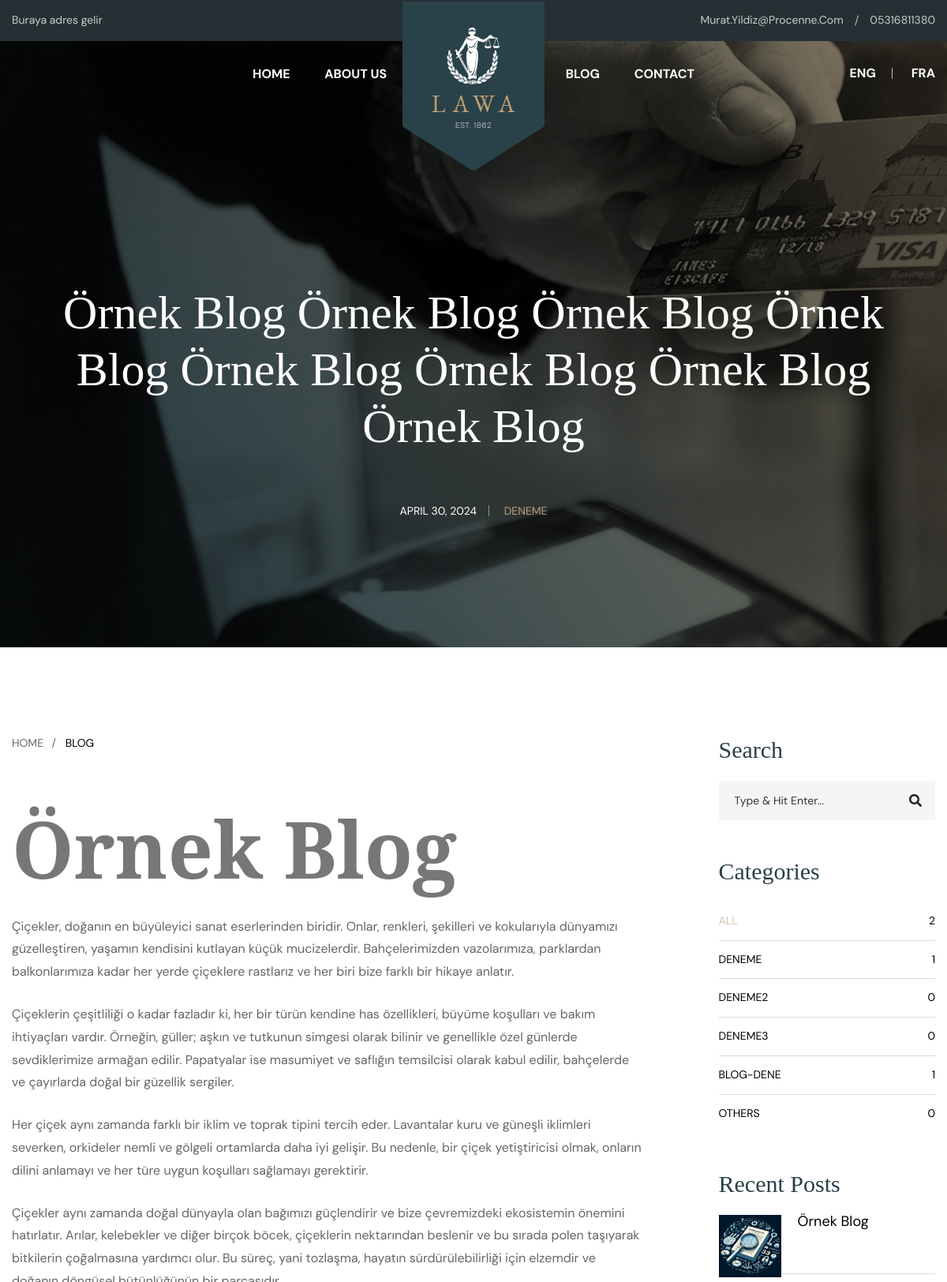
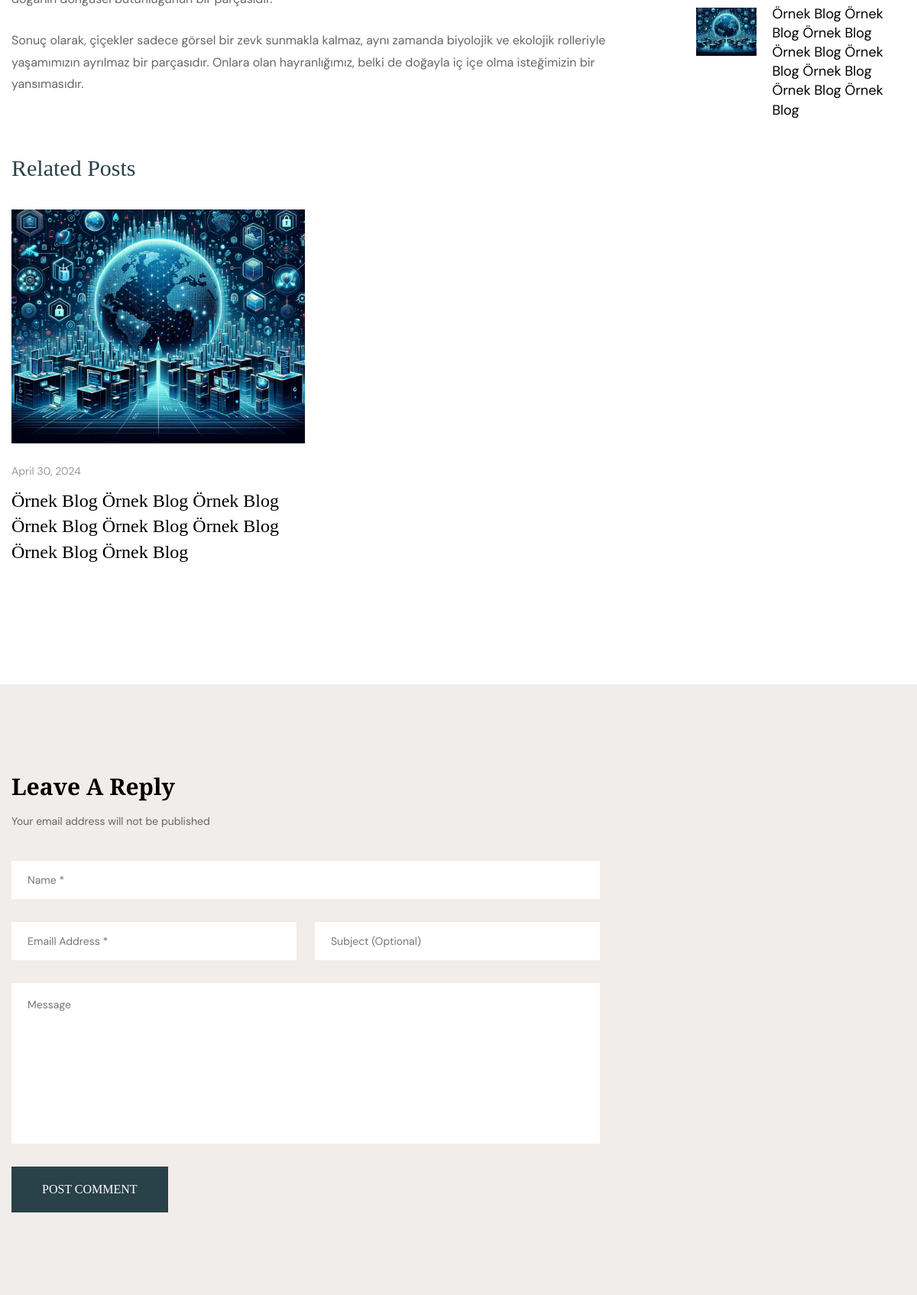
Page /blog_details/2/ (upper part) on the committed database (2 pictures, top to bottom).
### app/models.py (models this page shows, shortened)
class BannerContactInfo(models.Model):
    address = models.CharField(max_length=255, verbose_name="Adres")
    email = models.EmailField(max_length=255, verbose_name="E-Mail")
    phone_number = models.CharField(max_length=20, verbose_name="Telefon")
    twitter_url = models.URLField(max_length=200, verbose_name="Twitter URL", blank=True, null=True)
    linkedin_url = models.URLField(max_length=200, verbose_name="LinkedIn URL", blank=True, null=True)

class Blog(models.Model):
    author = models.ForeignKey(User, on_delete=models.CASCADE)
    Category = models.ForeignKey(Services, on_delete=models.CASCADE)
    Headers = models.CharField(max_length=200)
    date_posted = models.DateField(auto_now_add=True)
    content = RichTextField()
    image = models.ImageField(upload_to='blog_image/')

class Services(models.Model):
    SERVICES_CHOICES = [
        ('flaticon-money-1', 'flaticon-money-1'),
        ('flaticon-sedan-car-front', 'flaticon-sedan-car-front'),
        ('flaticon-shelter', 'flaticon-shelter'),
        ('flaticon-dollar', 'flaticon-dollar'),
        ('flaticon-trend', 'flaticon-trend'),
        ('flaticon-plumber', 'flaticon-plumber'),
        ('flaticon-building', 'flaticon-building'),
        ('flaticon-handcuff', 'flaticon-handcuff'),
    ]
    Services_Icon = models.CharField(max_length=25, choices=SERVICES_CHOICES, default='flaticon-handcuff')
    headers = models.CharField(max_length=255, verbose_name="Headers")
    Description = models.CharField(max_length=255, verbose_name="Description")
    image = models.ImageField(upload_to='services_image/')
    def __str__(self):
        return self.headers

### app/views.py (the view)
# urls.py: path("blog_details/<int:question_id>/", views.detail, name="detail"),
def detail(request, question_id):
    Blogs = Blog.objects.all()
    Total_Blog = Blog.objects.count()
    Banner_All = BannerContactInfo.objects.all()
    FooterSocialMedya_All = FooterSocialMedya.objects.all()
    Blogs__all = Blog.objects.all().order_by('id')
    Blogs_Reverse = Blogs__all.reverse()
    categories = Services.objects.all()
    category_count = {}
    for category in categories:
        count = Blog.objects.filter(Category=category).count()
        category_count[category] = count
    total_blogs = Blog.objects.count()  # Tüm blogların sayısını hesapla
    categories = Services.objects.all()[:4]  # İlk dört kategoriyi al
    category_count = {}
    for category in categories:
         count = Blog.objects.filter(Category=category).count()
         category_count[category] = count
    count_for_listed_categories = sum(category_count.values())
    others_count = total_blogs - count_for_listed_categories
    print(others_count)
    blog = get_object_or_404(Blog, pk=question_id)
    categori = blog.Category
    Related_Posts = Blog.objects.filter(Category=categori)
    Related_Posts.reverse()
    Related = Related_Posts[:2]
    return render(request, 'blog-details.html', {'blog': blog,'Banner_All': Banner_All, 'FooterSocialMedya_All': FooterSocialMedya_All, 'Blogs':Blogs, 'category_count': category_count, 'Blogs_Reverse': Blogs_Reverse, 'Total_Blog':Total_Blog, 'others_count':others_count, 'Related':Related})

### app/templates/blog-details.html (shortened to what this page needs)
<!DOCTYPE html>
<html lang="en-US">
    {% load static %}
    {% include 'pieces/head.html' %}
<body>
<div class="page-wrapper">
    {% include 'pieces/navbar.html' %}
    <section class="page-title-section-three" style="background-image: url('{% static "images/background/5.jpg" %}')">
		<div class="auto-container">
			<div class="content-boxed">
				<h2>{{ blog.Headers }}</h2>
				<ul class="post-info">
					<li>{{ blog.date_posted }}</li>
					<li>{{ blog.Category }}</li>
				</ul>
			</div>
		</div>
	</section>
    <div class="sidebar-page-container style-two">
    	<div class="auto-container">
        	<div class="row clearfix">
                <div class="content-side col-lg-9 col-md-12 col-sm-12">
                	<div class="blog-detail">
						<div class="inner-box">
							<ul class="post-info">
								<li><a href="index/">Home</a></li>
								<li>blog</li>
							</ul>
							<div>{{ blog.content | safe }}</div>
						</div>
						<div class="related-projects">
							<div class="title-box">
								<h3>Related Posts</h3>
							</div>
							<div class="row clearfix">
								{% for Relates in Related %}
								<div class="news-block-three col-lg-6 col-md-6 col-sm-12">
									<div class="block-inner">
										<div class="image">
											<a href="{% url 'detail' question_id=Relates.pk %}"><img src="{{ Relates.image.url }}" alt="" /></a>
										</div>
										<div class="lower-content">
											<div class="post-date">{{ Relates.date_posted }}</span></div>
											<h4><a href="{% url 'detail' question_id=Relates.pk %}">{{ Relates.Headers }}</a></h4>
										</div>
									</div>
								</div>
								{% endfor %}
							</div>
						</div>
					</div>
				</div>
                <div class="sidebar-side col-lg-3 col-md-12 col-sm-12">
                	<aside class="sidebar sticky-top">
                        <div class="sidebar-widget search-box">
							<div class="sidebar-title">
								<h3>Search</h3>
							</div>
							<form method="post" action="contact.html">
                                <div class="form-group">
                                    <input type="search" name="search-field" value="" placeholder="Type & Hit Enter..." required>
                                    <button type="submit"><span class="icon fa fa-search"></span></button>
                                </div>
                            </form>
						</div>
						<div class="sidebar-widget categories-widget">
							<div class="widget-content">
								<div class="sidebar-title">
									<h3>Categories</h3>
								</div>
								<ul class="service-cat-two">
									<li class="active"><a href="service-detail.html">All<span>{{ Total_Blog }}</span></a></li>
									{% for category, count in category_count.items %}
										{% if forloop.counter <= 4 %}
											<li><a href="#">{{ category.headers }}<span>{{ count }}</span></a></li>
										{% endif %}
									{% endfor %}
									<li><a href="service-detail.html">Others<span>{{ others_count }}</span></a></li>
								</ul>
							</div>
						</div>
                        <div class="sidebar-widget popular-posts">
							<div class="sidebar-title">
                            	<h3>Recent Posts</h3>
                            </div>
                            <div class="widget-content">
								{% for Reverse in Blogs_Reverse %}
									{% if forloop.counter <= 3 %}
										<article class="post">
											<figure class="post-thumb"><a href="{% url 'detail' question_id=Reverse.pk %}"><img src="{{ Reverse.image.url }}" alt=""></a></figure>
											<div class="text"><a href="{% url 'detail' question_id=Reverse.pk %}">{{ Reverse.Headers }}</a></div>
										</article>
									{% endif %}
								{% endfor %}
                            </div>
						</div>
					</aside>
				</div>
			</div>
		</div>
		<div class="lower-section">
			<div class="auto-container">
				<div class="comment-form">
					<div class="group-title">
						<h3>Leave A Reply</h3>
						<div class="comment-text">Your email address will not be published</div>
					</div>
					<form method="post" action="blog.html">
						<div class="row clearfix">
							<div class="col-md-12 col-sm-12 col-xs-12 form-group">
								<input type="text" name="username" placeholder="Name *" required>
							</div>
							<div class="col-md-6 col-sm-12 col-xs-12 form-group">
								<input type="email" name="email" placeholder="Emaill Address *" required>
							</div>
							<div class="col-md-6 col-sm-12 col-xs-12 form-group">
								<input type="text" name="text" placeholder="Subject (Optional)" required>
							</div>
							<div class="col-lg-12 col-md-12 col-sm-12 col-xs-12 form-group">
								<textarea name="message" placeholder="Message"></textarea>
							</div>
							<div class="col-lg-12 col-md-12 col-sm-12 col-xs-12 form-group">
								<button class="theme-btn btn-style-one" type="submit" name="submit-form"><span class="txt">Post Comment</span></button>
							</div>
						</div>
					</form>
				</div>
			</div>
		</div>
	</div>
</div>
</body>
</html>

### app/templates/pieces/navbar.html (shortened to what this page needs)
{% load static %}
		<header class="main-header">
			{% for contact in Banner_All %}
			<div class="header-top">
				<div class="auto-container">
					<div class="inner-container clearfix">
						<div class="top-left pull-left">
							<div class="text">{{ contact.address }}</div>
						</div>
						<div class="top-right pull-right">
							<ul class="info-list">
								<li><a href="mailto:contact@lawa.com">{{ contact.email }}</a></li>
								<li><a href="tel:+003-5684-24-24-23">{{ contact.phone_number }}</a></li>
							</ul>
						</div>
					</div>
				</div>
			</div>
			{% endfor %}
			<div class="header-upper">
				<div class="auto-container">
					<div class="clearfix">
						<div class="pull-left logo-box">
							<div class="logo"><a href="/"><img src="{% static 'images/logo.png' %}" alt="" title=""></a></div>
						</div>
						<div class="nav-outer clearfix">
							<nav class="main-menu navbar-expand-md">
								<div class="navbar-collapse show collapse clearfix" id="navbarSupportedContent">
									<ul class="navigation left-nav clearfix">
										<li><a href="/">Home</a></li>
										<li><a href="/about/">About Us</a></li>
									</ul>
									<ul class="navigation right-nav clearfix">
										<li><a href="/blog/">Blog</a></li>
										<li><a href="/contact">Contact</a></li>
									</ul>
								</div>
							</nav>
							{% for contact2 in Banner_All %}
							<ul class="social-box">
								<li>
									<a href="{{ contact2.twitter_url }}" target="_blank" rel="noopener noreferrer">
										<span class="icofont-twitter"></span>
									</a>
								</li>
								<li>
									<a href="{{ contact2.linkedin_url }}" target="_blank" rel="noopener noreferrer">
										<span class="icofont-linkedin"></span>
									</a>
								</li>
							</ul>
							{% endfor %}
							<div class="outer-box">
								<ul class="language-nav">
									<li><a href="#">Eng</a></li>
									<li><a href="#">Fra</a></li>
								</ul>
							</div>
						</div>
					</div>
				</div>
			</div>
		</header>

### rows in the picture
BannerContactInfo: address "Buraya adres gelir", email "Murat.yildiz@procenne.com", phone_number "05316811380"
Blog: Headers "Örnek Blog Örnek Blog Örnek Blog Örnek Blog Örnek Blog Örnek Blog Örnek Blog Örnek Blog", date_posted "APRIL 30, 2024", Category "DENEME", content "Örnek Blog Çiçekler, doğanın en büyüleyici sanat eserlerinden biridir. Onlar, renkleri, şekilleri ve kokularıyla dünyamızı güzelleştiren, yaşamın kendisini kutlayan küçük mucizelerdir. Bahçelerimizden vazolarımıza, parklardan balkonlarımıza kadar her yerde çiçeklere rastlarız ve her biri bize farklı bir hikaye anlatır. Çiçeklerin çeşitliliği o kadar fazladır ki, her bir türün kendine has özellikleri, büyüme koşulları ve bakım ihtiyaçları vardır. Örneğin, güller; aşkın ve tutkunun simgesi olarak bilinir ve genellikle özel günlerde sevdiklerimize armağan edilir. Papatyalar ise masumiyet ve saflığın temsilcisi olarak kabul edilir, bahçelerde ve çayırlarda doğal bir güzellik sergiler. Her çiçek…", image (picture), date_posted "April 30, 2024"
Services: headers "DENEME", count "1"
Services: headers "DENEME2", count "0"
Services: headers "DENEME3", count "0"
Services: headers "BLOG-DENE", count "1"
Blog: image (picture), Headers "Örnek Blog"

### other values in the picture
{{ Total_Blog }} "2"
{{ others_count }} "0"
